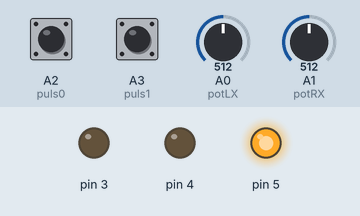
Simulated run of this sketch. Board: Arduino Uno, built with avr-gcc and run on an emulated ATmega328P. Shown: output pins drawn as LEDs (lit = HIGH). The test bench sets the inputs (shaded band); at power-on: A3 (puls1) HIGH, A0 (potLX) = 512, A1 (potRX) = 512, A2 (puls0) HIGH. No radio packets arrive unless stated.

Above: at 1.2 s.
1.3 s: A3 (puls1) pulled LOW for 3.2 s
At 5.4 s:
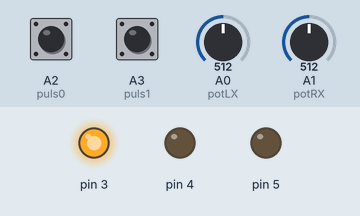
6.3 s: A3 (puls1) pulled LOW for 0.15 s
At 7.8 s:
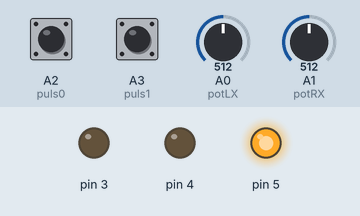
Timing chart, 0 to 9.3 s (numbered marks = the images above; inputs shaded):
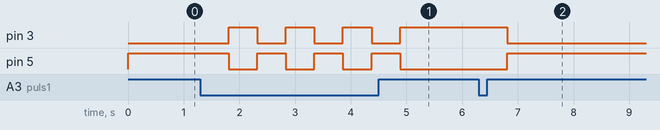

The sketch:

transmitter.ino
```cpp
#include <SPI.h>
#include <nRF24L01.h>
#include <RF24.h>

RF24 myRF24(7, 8); // Inizializza l'oggetto RF24 con i pin CE e CSN
byte address[6] = "00001"; // Indirizzo del pipe di scrittura

const int potLX = A0, potRX = A1; // Pin analogici per i potenziometri
int valPotLX, valPotRX, val, valPuls, contatoreP, contatoreNeo;
const int puls0 = A2, puls1 = A3; // Pin analogici per i pulsanti
bool statoR = false, statoP = false, statoNeo = false; // Stati per i vari effetti LED

void setup() {
myRF24.begin(); // Inizializza il modulo RF24
myRF24.openWritingPipe(address); // Apre il pipe di scrittura
myRF24.setPALevel(RF24_PA_MIN); // Imposta il livello di potenza a minimo
myRF24.stopListening(); // Ferma l'ascolto per la modalità di trasmissione

// Impostazione dei pin come OUTPUT
pinMode(3, OUTPUT);
pinMode(4, OUTPUT);
pinMode(5, OUTPUT);

pinMode(puls0, INPUT_PULLUP); // Imposta i pin dei pulsanti con resistenza di pull-up interna
pinMode(puls1, INPUT_PULLUP);
}

void loop() {
// Legge i valori dei potenziometri e li mappa su un nuovo intervallo
valPotLX = map(analogRead(potLX), 0, 1023, 5, 15);
valPotRX = map(analogRead(potRX), 0, 1024, 10, 21) + 1;

if (digitalRead(puls0) && digitalRead(puls1)) {
valPuls = 0;
contatoreP = 0;
contatoreNeo = 0;
} else if (!digitalRead(puls0) && digitalRead(puls1)) {
contatoreNeo++;
if ((contatoreNeo == 10) && (statoP)) {
statoNeo = !statoNeo; // Cambia lo stato di Neo
}
} else if (digitalRead(puls0) && !digitalRead(puls1) && !statoNeo && !statoP) {
statoR = !statoR; // Cambia lo stato di R
delay(500); // Debounce
} else {
contatoreP++;
if ((contatoreP == 10) && (valPotLX == 5)) {
statoP = !statoP; // Cambia lo stato di P
}
}

// Controlla gli stati per impostare i LED
if (statoR) {
valPuls = 2;
digitalWrite(3, HIGH);
digitalWrite(4, LOW);
digitalWrite(5, LOW);
} else if (statoNeo) {
valPuls = 1;
digitalWrite(3, LOW);
digitalWrite(4, LOW);
digitalWrite(5, LOW);
delay(100);
digitalWrite(3, HIGH);
digitalWrite(4, HIGH);
digitalWrite(5, HIGH);
delay(90);
} else if (statoP) {
valPuls = 3;
digitalWrite(3, LOW);
digitalWrite(4, HIGH);
digitalWrite(5, LOW);
} else {
valPuls = 0;
digitalWrite(3, LOW);
digitalWrite(4, LOW);
digitalWrite(5, HIGH);
}

// Calcola il valore combinato
val = (valPuls * 1000) + (valPotLX * 100) + valPotRX;

// Crea il messaggio da inviare via RF24
char text[8];
sprintf(text, "%d,%d,%d", valPuls, valPotLX, valPotRX);
myRF24.write(&text, sizeof(text)); // Invia il messaggio

delay(10); // Piccolo ritardo per stabilizzare il ciclo
}
```

Measured:
- after the input at 1.3 s, pin 3: alternates HIGH for 0.51 s and LOW for 0.51 s, 7 changes in all, then stays HIGH, starting after 0.51 s; pin 5: alternates HIGH for 0.51 s and LOW for 0.51 s, 7 changes in all, then stays LOW, starting after 0.51 s
- after the input at 6.3 s, pin 3: HIGH → LOW after 0.51 s; pin 5: LOW → HIGH after 0.51 s
